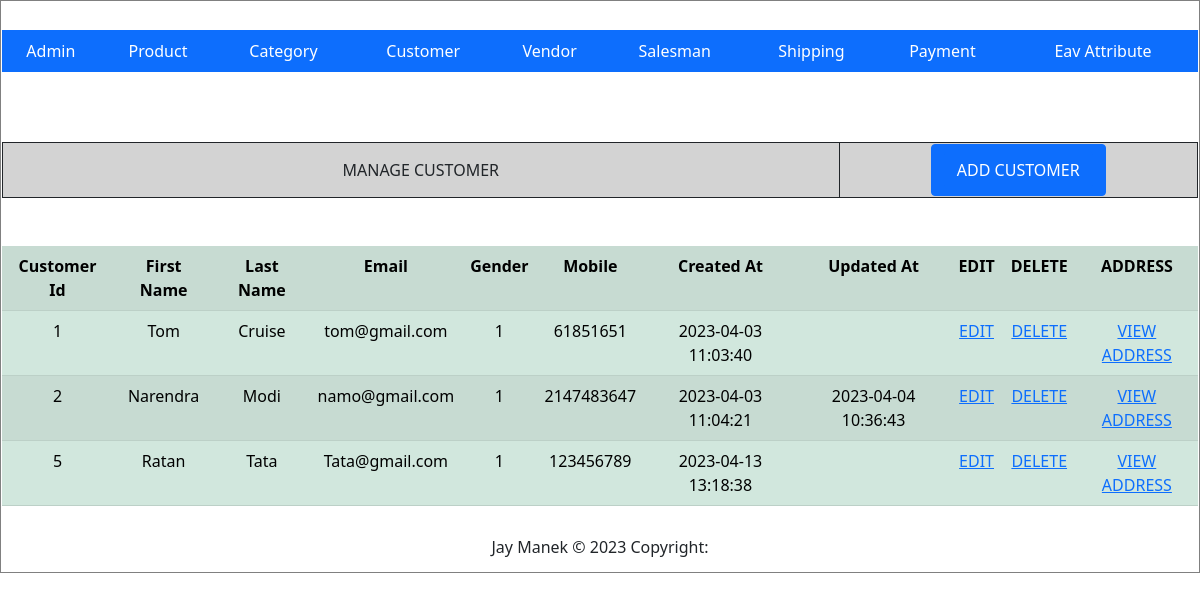
/index.php?c=customer&a=grid, run on the app's committed database.
### tables this page shows
CREATE TABLE `customer` (
  `customer_id` int(11) NOT NULL,
  `first_name` varchar(255) NOT NULL,
  `last_name` varchar(255) NOT NULL,
  `email` varchar(255) NOT NULL,
  `gender` enum('1','2') NOT NULL,
  `mobile` int(10) NOT NULL,
  `status` tinyint(4) NOT NULL,
  `created_at` datetime NOT NULL,
  `updated_at` datetime DEFAULT NULL
);

### Block/Core/Template.php (called while the page is built, shortened)
<?php
class Block_Core_Template extends Model_Core_View
{
	protected $children =  [];
	public function getChildren()
	{
		return $this->children;
	}
	public function addChild($key, $value)
	{
		$this->children[$key] = $value;
		return $this;
	}
}
?>

### Model/Core/View.php (called while the page is built, shortened)
<?php
class Model_Core_View
{
	protected $template = null;
	public function setTemplate($template)
	{
		$this->template = $template;
		return $this;
	}
	public function getTemplate()
	{
		return $this->template;
	}
	public function render()
	{
		require 'View' . DS . $this->getTemplate();
	}
	public function getUrl($action = null, $controller = null, $params = [], $resetParam = false)
	{
		return Ccc::getModel('Core_Url')->getUrl($action, $controller, $params, $resetParam);
	}
}
?>

### Controller/Customer.php (called while the page is built, shortened)
<?php
class Controller_Customer extends Controller_Core_Action
{
	public function gridAction()
	{
		try {
			$layout = $this->getLayout();
			$layout->addContent('grid', $layout->createBlock('Customer_Grid'));
			$layout->render();
		} catch (Exception $e) {
		}
	}
}
?>

### Controller/Core/Front.php (called while the page is built, shortened)
<?php
class Controller_Core_Front
{
	public function init()
	{
		$request = Ccc::getModel('Core_Request');
		$controller = new $controllerClassName();
		$actionName = $request->getActionName().'Action';
		$controller->$actionName();
	}
}
?>

### Index.php (called while the page is built, shortened)
<?php
spl_autoload_register(function ($className) {
    $classPath = str_replace('_', '/', $className);
});
class Ccc
{
	public static function init()
	{
		$front = new Controller_Core_Front();
		$front->init();
	}
	public static function getModel($className)
	{
		return new $className();
	}
}
Ccc::init();
?>

### Model/Core/Url.php (called while the page is built, shortened)
<?php
class Model_Core_Url
{
	public function getUrl($action = null, $controller = null, $params = [], $resetParam = false)
	{
		$request = Ccc::getModel('Core_Request');
		$final = $request->getParams();
		if ($resetParam) {
			$final = [];
		}
		if ($controller) {
			$final['c'] = $controller;
		}
		else {
			$final['c'] = $request->getControllerName();
		}
		if ($action) {
			$final['a'] = $action;
		}
		else {
			$final['a'] = $request->getActionName();
		}
		if ($params) {
			$final = array_merge($final, $params);
		}
		$queryString = http_build_query($final);
		$url = $_SERVER['REQUEST_SCHEME'] . "://" . $_SERVER['HTTP_HOST'] . $_SERVER['SCRIPT_NAME'] . "?" . $queryString;
		return $url;
	}
}
?>

### Model/Core/Request.php (called while the page is built, shortened)
<?php
class Model_Core_Request
{
	public function getParams($key=null, $value=null)
	{
		if ($key == null) {
			return $_GET;
		}
		if (array_key_exists($key, $_GET)) {
			return $_GET[$key];
		}
		return $value;
	}
	public function getControllerName()
	{
		return $this->getParams('c', 'product');
	}
}
?>

### Model/Core/Table.php (called while the page is built, shortened)
<?php
class Model_Core_Table
{
	protected $data = [];
	protected $resource = null;
	public function setResourceClass($resourceClass)
	{
		return $this;
	}
	public function setResource($resource)
	{
		$this->resource = $resource;
		return $this;
	}
	public function getResource()
	{
		if ($this->resource) {
			return $this->resource;
		}
		$resource = new $this->resourceClass();
		return $resource;
	}
	public function setCollectionClass($collectionClass)
	{
		return $this;
	}
	public function setCollection($collection)
	{
		return $this;
	}
	public function getCollection()
	{
		$collection = new $this->collectionClass();
		return $collection;
	}
	public function __get($key)
	{
		if (array_key_exists($key, $this->data)) {
			return $this->data[$key];
		}
		return null;
	}
	public function setData($data)
	{
		$this->data = array_merge($this->data, $data);
		return $this;
	}
	public function fetchAll($query)
	{
		$result = $this->getResource()->fetchAll($query);
		$collection = $this->getCollection()->setData($result);
		return $collection;
	}
}
?>

### Block/Customer/Grid.php (called while the page is built, shortened)
<?php
class Block_Customer_Grid extends Block_Core_Template
{
	public function getCustomers()
	{
		$query = "SELECT * FROM `customer`";
		$customers = Ccc::getModel('Customer')->fetchAll($query);
		return $customers->getData();
	}
}
?>

### Model/Core/Adapter.php (called while the page is built, shortened)
<?php
class Model_Core_Adapter
{
	public $config = [
		'host' => 'localhost',
		'username' => 'root',
		'password' => '',
		'dbname' => 'newmvc-jaymanek'
	];
	public function connect(){
		$connect = mysqli_connect(
			$this->config['host'],
			$this->config['username'],
			$this->config['password'],
			$this->config['dbname']
		);
		return $connect;
	}
	public function fetchAll($query){
		$connect = $this->connect();
		$result = mysqli_query($connect, $query);
		if ($result->num_rows > 0) {
			return $result->fetch_all(MYSQLI_ASSOC);
		}
		return false;
	}
}
?>

### Model/Core/Table/Resource.php (called while the page is built, shortened)
<?php
class Model_Core_Table_Resource
{
	public function getAdapter()
	{
		$adapter = Ccc::getModel('Core_Adapter');
		return $adapter;
	}
	public function fetchAll($query)
	{
		return $this->getAdapter()->fetchAll($query);
	}
}
?>

### Model/Core/Table/Collection.php (called while the page is built, shortened)
<?php
class Model_Core_Table_Collection
{
	protected $data = [];
	public function setData($data)
	{
		$this->data = array_merge($this->data, $data);
		return $this;
	}
	public function getData()
	{
		return $this->data;
	}
}
?>

### View/customer/grid.phtml (the view)
<?php
$customers = $this->getCustomers();
?>
	<table class="manage-table" border="1px">
		<tr align="center">
			<td width="70%">MANAGE CUSTOMER</td>
			<td><button class="btn btn-primary" type="submit"><a class="btn btn-primary" href="<?php echo $this->getUrl('add') ?>">ADD CUSTOMER</a></button></td>
		</tr>
	</table>
	<br/>
	<br/>
	<table class="table table-success table-striped">
		<tr align="center">
			<th>Customer Id</th>
			<th>First Name</th>
			<th>Last Name</th>
			<th>Email</th>
			<th>Gender</th>
			<th>Mobile</th>
			<th>Created At</th>
			<th>Updated At</th>
			<th>EDIT</th>
			<th>DELETE</th>
			<th>ADDRESS</th>
		</tr>
		<?php foreach ($customers as $customer) : ?>
		<tr align="center">
			<td><?php echo $customer->customer_id; ?></td>
			<td><?php echo $customer->first_name; ?></td>
			<td><?php echo $customer->last_name; ?></td>
			<td><?php echo $customer->email; ?></td>
			<td><?php echo $customer->gender; ?></td>
			<td><?php echo $customer->mobile; ?></td>
			<td><?php echo $customer->created_at; ?></td>
			<td><?php echo $customer->updated_at; ?></td>
			<td><a href="<?php echo $this->getUrl('edit', null, ['id'=> $customer->customer_id], true);?>">EDIT</a></td>
			<td><a href="<?php echo $this->getUrl('delete', null , ['id'=> $customer->customer_id], true);?>">DELETE</a></td>
			<td><a href="<?php echo $this->getUrl('customer_Address',null,['customer_id'->customer_id]),true;?>">VIEW ADDRESS</a>
			</td>
		</tr>
		<?php endforeach; ?>
	</table>
</body>
</html>

### View/html/content.phtml
<?php
$children = $this->getChildren();
foreach ($children as $child) {
	$child->render();
}
?>

### View/skin/style.css (style rules this page uses)
.manage-table { border: 1px solid; width: 100%; align:center; background-color: lightgray; }
.manage-table tr { align: center; }
.manage-table td { border: 1px solid; }

### data on the page
customer: customer_id "1", first_name "Tom", last_name "Cruise", email "tom@gmail.com", gender "1", mobile "61851651", created_at "2023-04-03 11:03:40"
customer: customer_id "2", first_name "Narendra", last_name "Modi", email "namo@gmail.com", gender "1", mobile "2147483647", created_at "2023-04-03 11:04:21", updated_at "2023-04-04 10:36:43"
customer: customer_id "5", first_name "Ratan", last_name "Tata", email "Tata@gmail.com", gender "1", mobile "123456789", created_at "2023-04-13 13:18:38"
